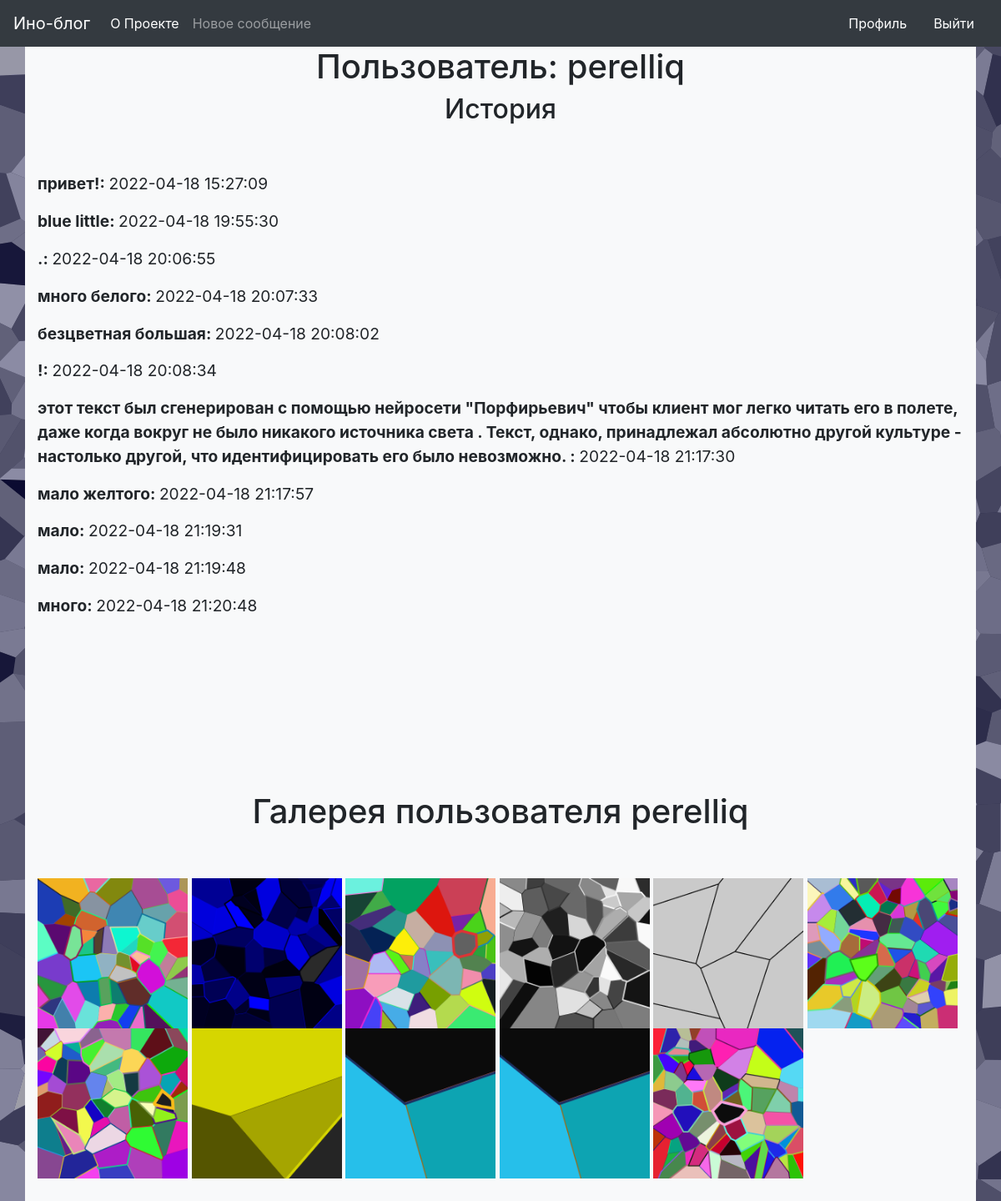
/user/perelliq (signed in), run on an earlier commit of the app's database.
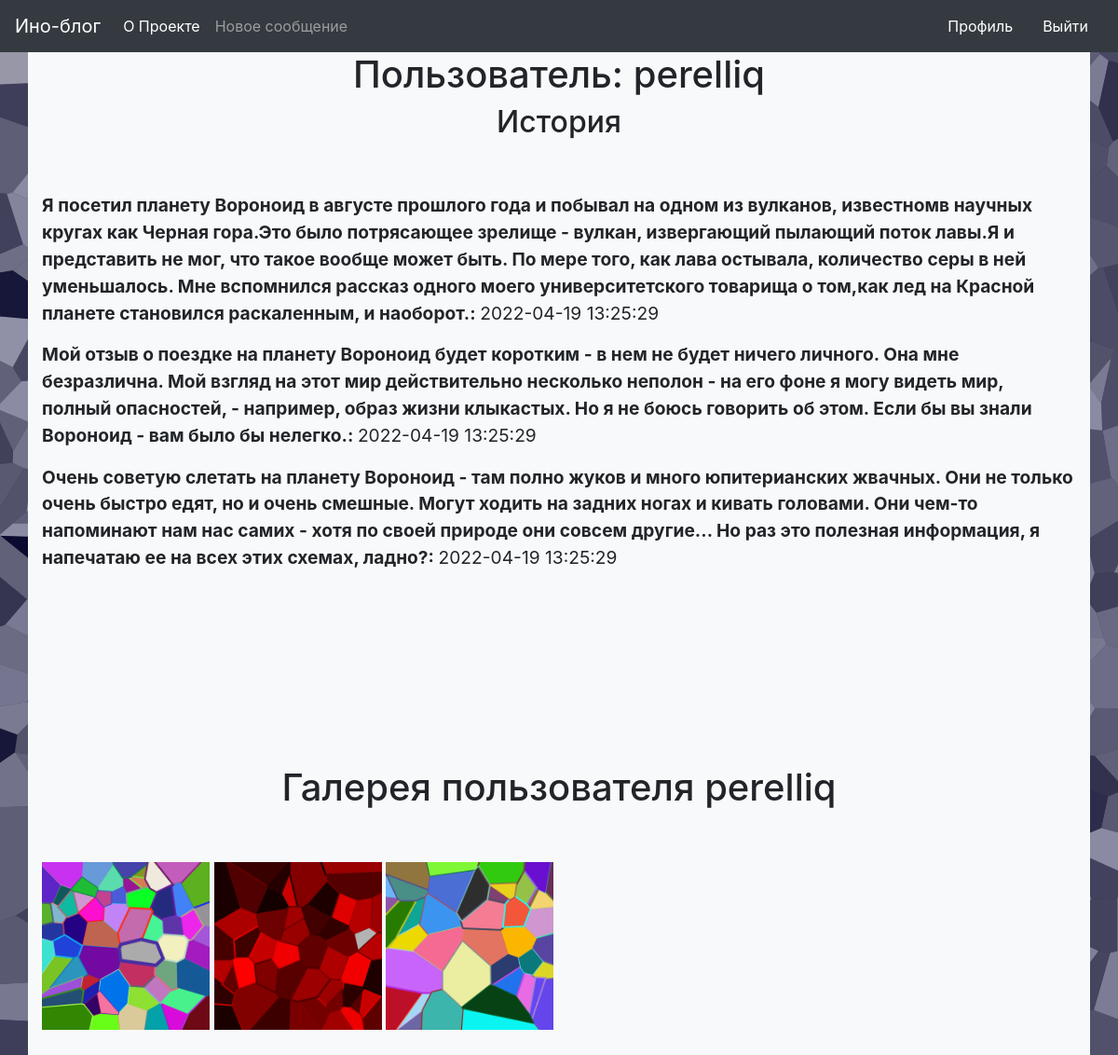
And on a later commit of the database.
### project.py (models this page shows, shortened)
class Post(db.Model):
    id = db.Column(db.Integer, primary_key=True)
    title = db.Column(db.String(140))
    content = db.Column(db.String(540))
    image = db.Column(db.String(40))
    stamp = db.Column(db.DateTime, index=True, default=datetime.now(timezone.utc))
    username = db.Column(db.String(140))

### project.py (the view)
@app.route('/user/<username>')
@login_required
def user(username):
    conn = get_db_connection()
    posts = conn.execute('SELECT * FROM post WHERE username = ?', (username,)).fetchall()
    conn.close()
    return render_template('user.html', posts=posts, user=username,
                           len_posts=len(posts))

### project.py (called while the page is built)
@login.user_loader
def load_user(user_id):
    return User.query.get(int(user_id))

def get_db_connection():
    conn = sqlite3.connect('database.db')
    conn.row_factory = sqlite3.Row
    return conn

### templates/user.html
{% extends 'base.html' %}
{% block content %}
<h1 align="center">Пользователь: {{ user }}</h1>
<h2 align="center">История</h2>
<br> <br>
{% if len_posts > 0%}
{% for post in posts %}
<p><big>
    <b>{{ post.content }}: </b> {{ post.stamp }}
</big>
</p>
{% endfor %}
{% else %}
<p align="center"><big>
    Пока нет постов
</big></p>
{% endif %}
<br> <br> <br> <br> <br> <br> <br> <br>
{% if len_posts > 0%}
<h1 align="center">Галерея пользователя {{ user }}</h1>
<br> <br>
{% for post in posts %}
<img src="{{ url_for('static', filename=post['image']) }}" width="180" height="180">
{% endfor %}
{% endif %}
<br> <br> <br> <br> <br> <br> <br> <br> <br> <br> <br> <br> <br> <br> <br> <br>
<br> <br> <br> <br> <br> <br> <br> <br> <br> <br> <br> <br> <br> <br> <br> <br>
{% endblock %}

What changed in the data, as far as the page shows it:
removed Post: content "привет!", stamp "2022-04-18 15:27:09", image (picture)
removed Post: content "blue little", stamp "2022-04-18 19:55:30", image (picture)
removed Post: content ".", stamp "2022-04-18 20:06:55", image (picture)
removed Post: content "много белого", stamp "2022-04-18 20:07:33", image (picture)
removed Post: content "безцветная большая", stamp "2022-04-18 20:08:02", image (picture)
removed Post: content "!", stamp "2022-04-18 20:08:34", image (picture)
removed Post: content "этот текст был сгенерирован с помощью нейросети \"Порфирьевич\" чтобы клиент мог легко читать его в полете, даже когда вокруг не было никакого источника света . Текст, однако, принадлежал абсолютно другой культуре - настолько другой, что идентифицировать его было невозможно.", stamp "2022-04-18 21:17:30", image (picture)
removed Post: content "мало желтого", stamp "2022-04-18 21:17:57", image (picture)
removed Post: content "мало", stamp "2022-04-18 21:19:31", image (picture)
removed Post: content "мало", stamp "2022-04-18 21:19:48", image (picture)
removed Post: content "много", stamp "2022-04-18 21:20:48", image (picture)
now on this page (row edited): Post: content "Я посетил планету Вороноид в августе прошлого года и побывал на одном из вулканов, известномв научных кругах как Черная гора.Это было потрясающее зрелище - вулкан, извергающий пылающий поток лавы.Я и представить не мог, что такое вообще может быть. По мере того, как лава остывала, количество серы в ней уменьшалось. Мне вспомнился рассказ одного моего университетского товарища о том,как лед на Красной планете становился раскаленным, и наоборот.", stamp "2022-04-19 13:25:29", image (picture)
now on this page (row edited): Post: content "Мой отзыв о поездке на планету Вороноид будет коротким - в нем не будет ничего личного. Она мне безразлична. Мой взгляд на этот мир действительно несколько неполон - на его фоне я могу видеть мир, полный опасностей, - например, образ жизни клыкастых. Но я не боюсь говорить об этом. Если бы вы знали Вороноид - вам было бы нелегко.", stamp "2022-04-19 13:25:29", image (picture)
now on this page (row edited): Post: content "Очень советую слетать на планету Вороноид - там полно жуков и много юпитерианских жвачных. Они не только очень быстро едят, но и очень смешные. Могут ходить на задних ногах и кивать головами. Они чем-то напоминают нам нас самих - хотя по своей природе они совсем другие... Но раз это полезная информация, я напечатаю ее на всех этих схемах, ладно?", stamp "2022-04-19 13:25:29", image (picture)
